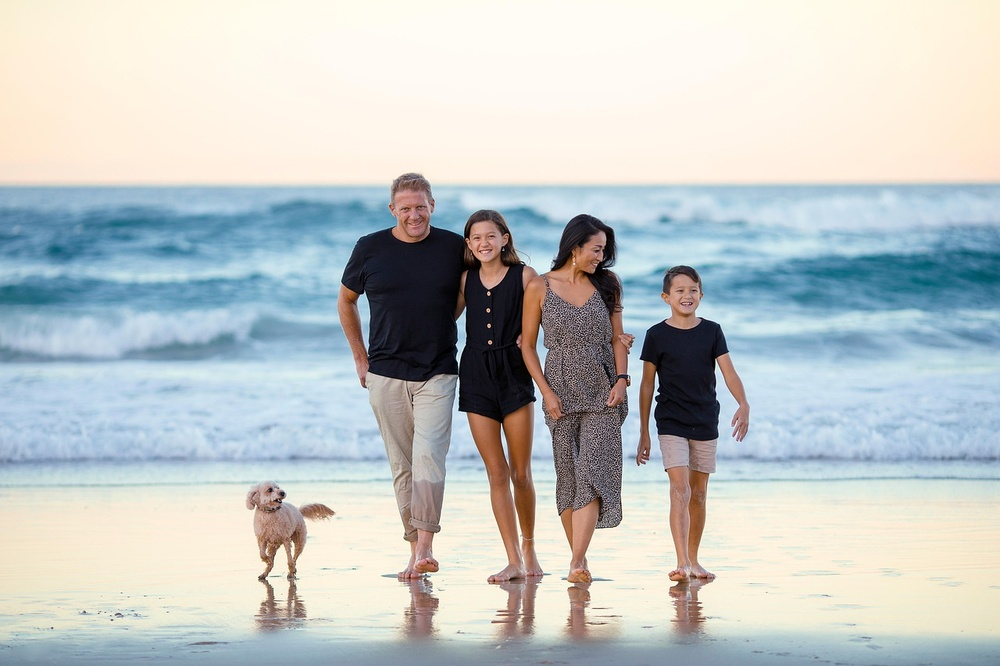
#> input picture .vscode/ch21/opencv/family-6398107_1280.jpg, 1000 x 666 px, shrunk from 1280 x 853 before the run, found by its file name
$ python face.py
#> lines starting #> are read from the running program, lines starting #| are printed output that depends on the picture; after the words box and inside, x2 and y2 are one past the last pixel; in counts of white or black regions, pixels touching at a corner belong together
import cv2

image=cv2.imread(r"C:\Users\jhroh\Downloads\family-6398107_1280.jpg")
#> image is the input picture: shape (666, 1000, 3); mean B, G, R 196.7, 197.4, 191.9

face_path=cv2.data.haarcascades+ 'haarcascade_frontalface_default.xml'

gray=cv2.cvtColor(image, cv2.COLOR_BGR2GRAY)
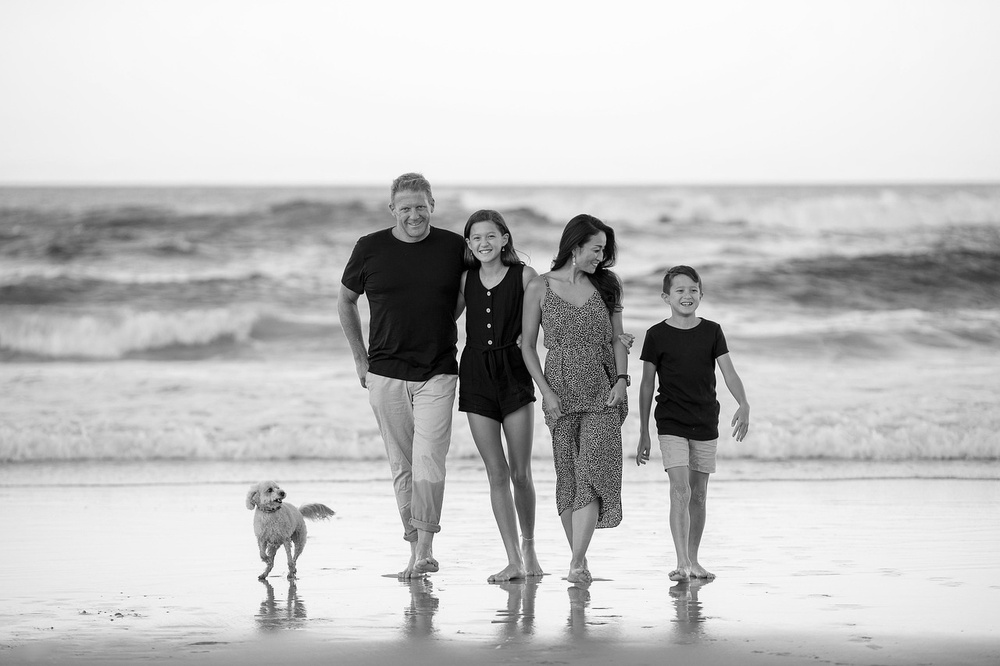
#> gray: shape (666, 1000); min 0, max 254, mean 195.7

face_cascade=cv2.CascadeClassifier(face_path)

faces= face_cascade.detectMultiScale(gray,
                                     scaleFactor=1.1,
                                     minNeighbors=5,
                                     minSize=(30,30))
#> faces = [[465, 221, 40, 40], [666, 275, 39, 39], [389, 189, 47, 47], [452, 547, 93, 93]]

for (x,y,w,h) in faces:
    cv2.rectangle(image, (x,y),(x+w, y+h), (255,0,0),2)
#> this loop made 4 passes
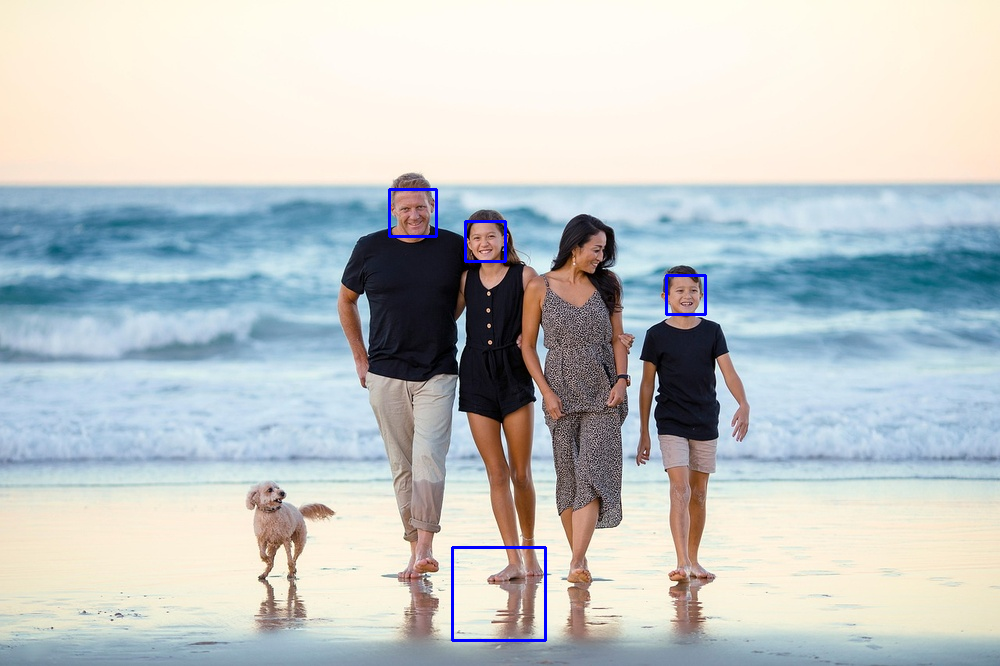
#> image: shape (666, 1000, 3); 0.39% of pixels changed, all inside (x1, y1, x2, y2) = (388, 188, 707, 642)

cv2.imshow('face detection', image)
cv2.waitKey(0)
cv2.destroyAllWindows()
print(faces)
#| [[465 221  40  40]
#|  [666 275  39  39]
#|  [389 189  47  47]
#|  [452 547  93  93]]
